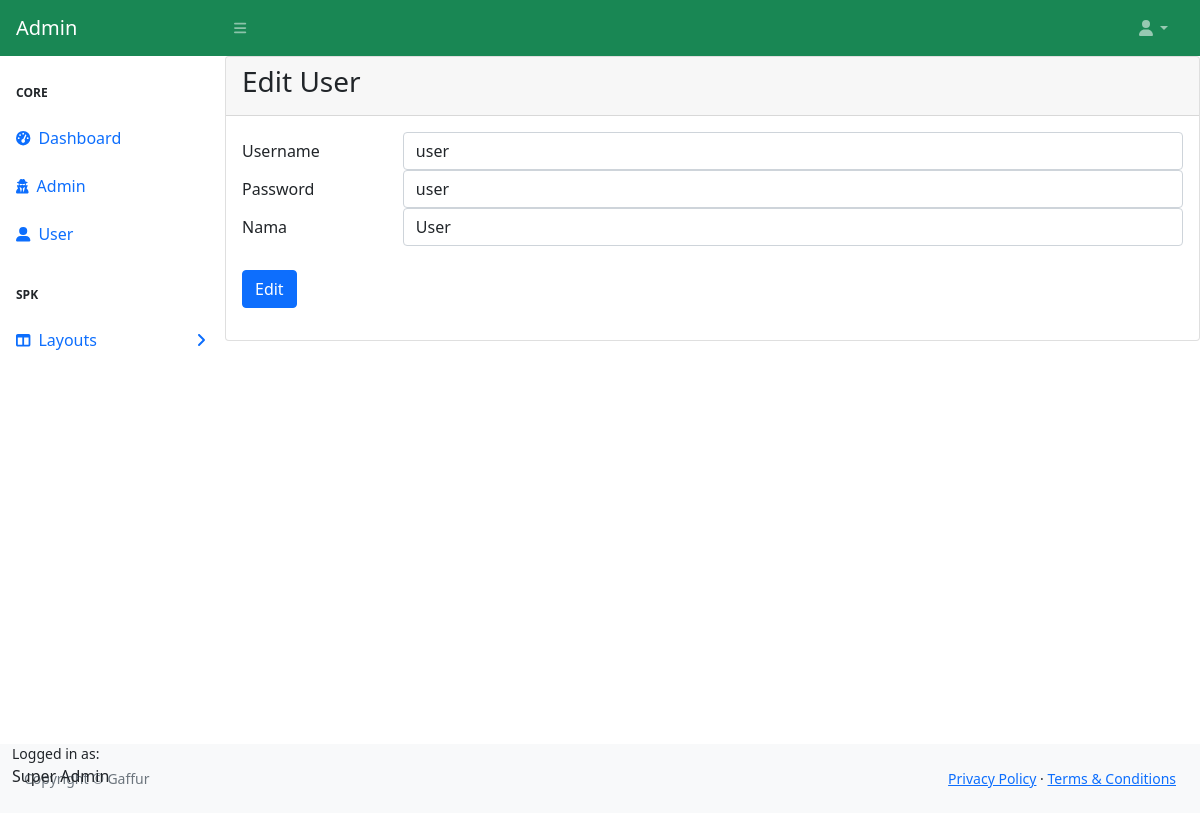
The app's page /admin/edit_user.php?id=17 (signed in) with its own data.
### tables this page shows
CREATE TABLE `user` (
  `id` int(11) NOT NULL,
  `class` varchar(125) NOT NULL,
  `username` varchar(125) NOT NULL,
  `password` varchar(125) NOT NULL,
  `nama` varchar(125) NOT NULL
);

### admin/edit_user.php (the view, shortened to what this page needs)
<?php include 'header.php' ?>
<?php include '../koneksi.php';
?>
<div id="layoutSidenav_content">
<main>
<div class="card">
  <div class="card-header">
    <h3 class="card-title">Edit User</h3>
  </div>
  <div class="card-body">
    <form method="POST">
    <?php
        $id = $_GET['id'];
        $dapat = $conn->query("SELECT * FROM user WHERE id='$id' AND class='user'");
        if($dapat->num_rows>0){
            $row = $dapat->fetch_assoc();
    ?>
        <div class="form-group row">
              <label for="nama" class="col-sm-2 col-form-label">Username</label>
              <div class="col-sm-10">
                <input type="text" class="form-control" name="username" value="<?= $row['username']; ?>" placeholder="">
              </div>
            </div>
        <div class="form-group row">
              <label for="nama" class="col-sm-2 col-form-label">Password</label>
              <div class="col-sm-10">
                <input type="text" class="form-control" name="password" value="<?= $row['password']; ?>" placeholder="">
              </div>
            </div>
        <div class="form-group row">
              <label for="nama" class="col-sm-2 col-form-label">Nama</label>
              <div class="col-sm-10">
                <input type="text" class="form-control" name="nama" value="<?= $row['nama']; ?>" placeholder="">
              </div>
            </div>
        <?php } ?>
        <div class="d-flex align-items-center justify-content-between mt-4 mb-0">
        <button value="submit" name="edit" class="btn btn-primary">Edit</button>
        </div>
    </form>
</div>
</div>
</div>
</div>
<?php include 'footer.php' ?>

### records on screen
user: username "user", password "user", nama "User"

### other values on screen
$_SESSION['admin'] "Super Admin"
